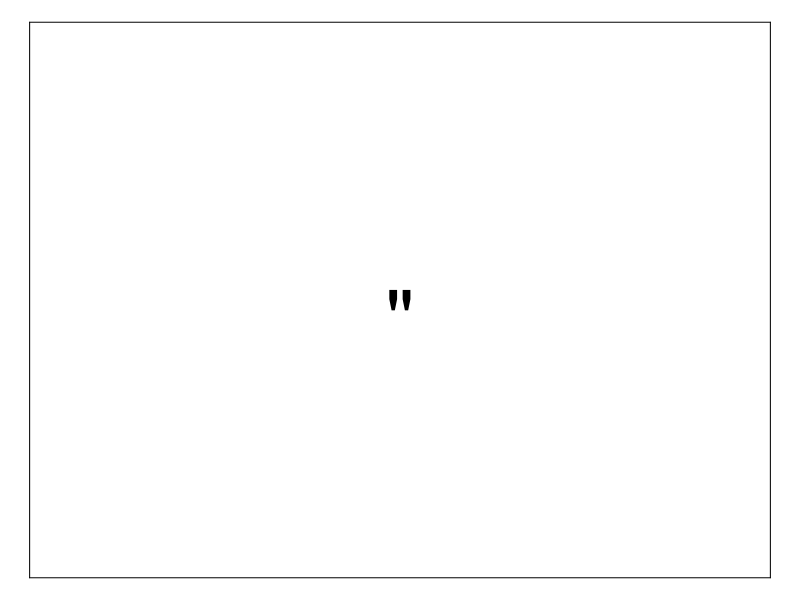
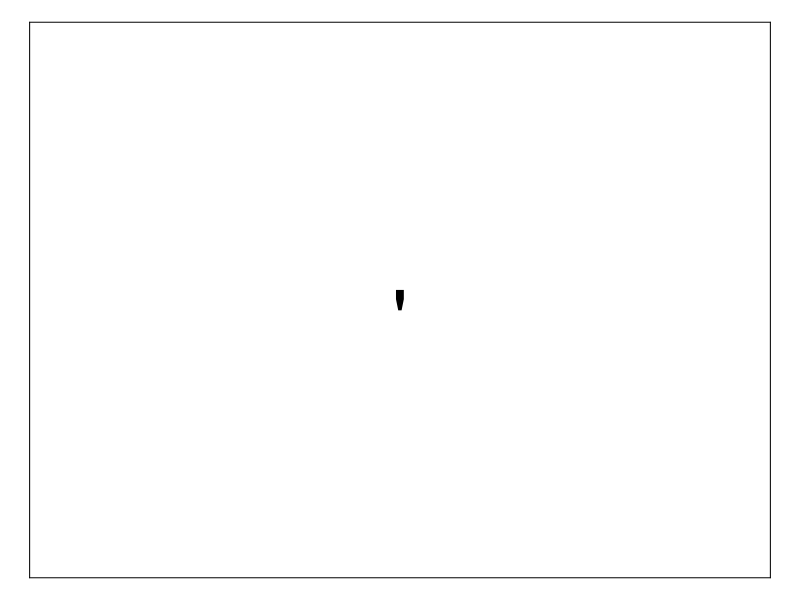
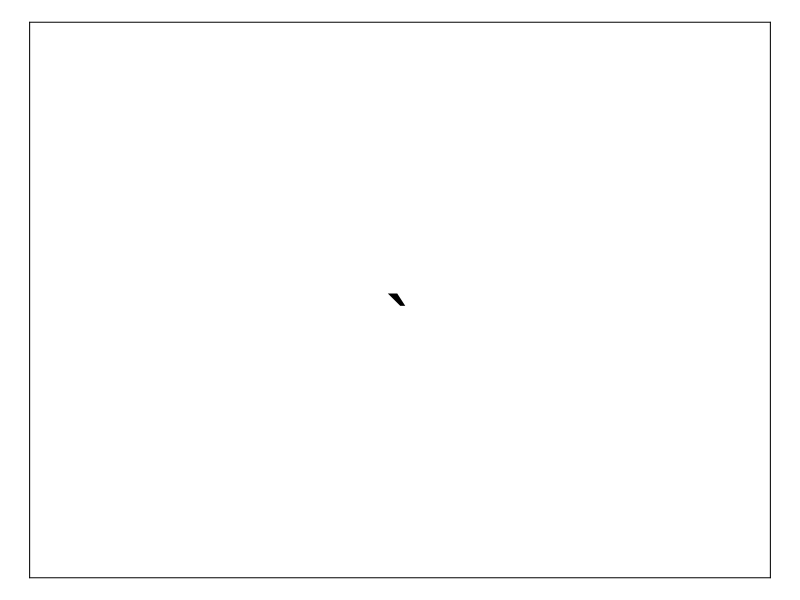
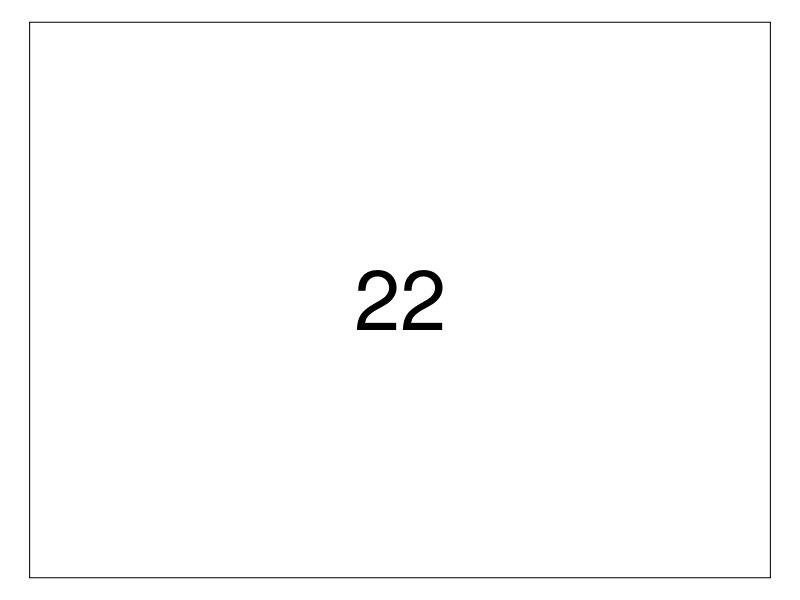
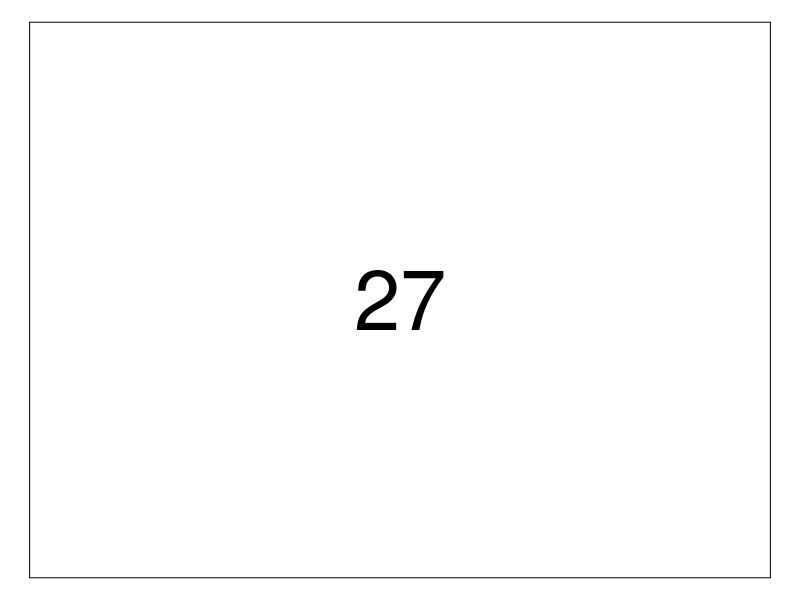
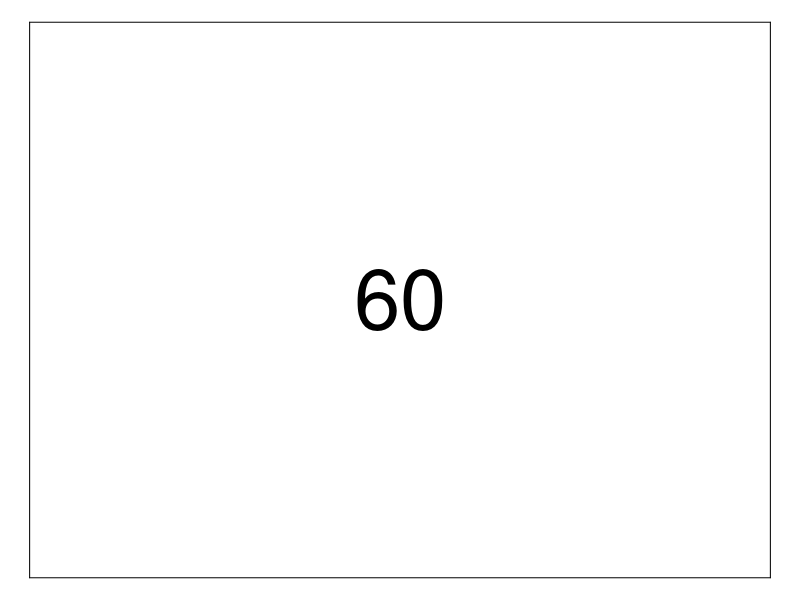
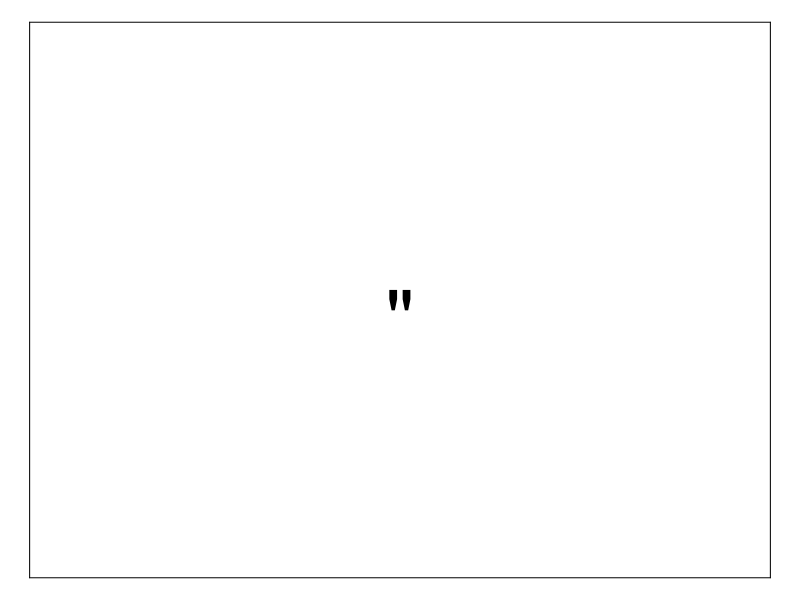
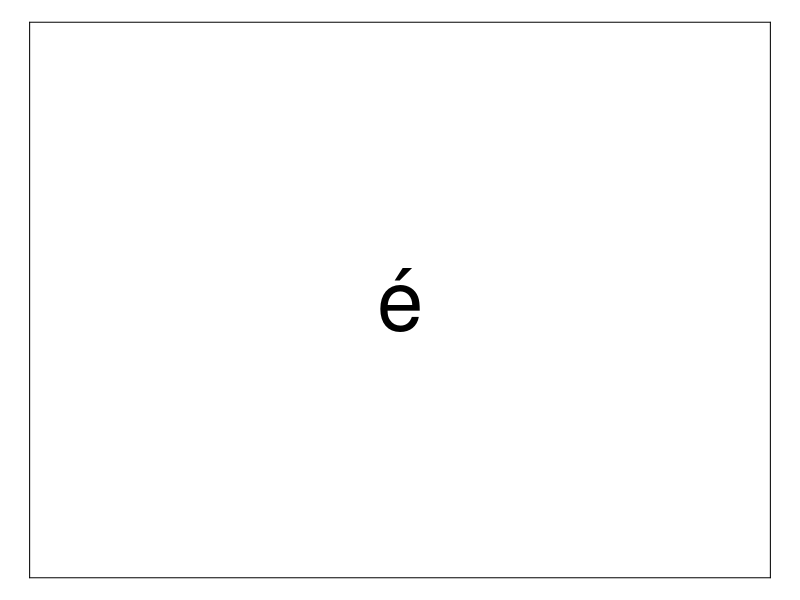

Write R code to recreate these figures, in order.
## ---- chunk 1
#| label: setup
#| message: false
#| warning: false

library(stringr)
## ---- chunk 2
#| label: cplot

cplot <- function(x) {
  par(mar=rep(0,4))
  plot(-1:1, -1:1, type="n", axes=FALSE)
  text(0, 0, paste0(x, collapse=""), cex=5, adj=0.5)
  segments(-1, -1, -1,   1)
  segments(-1, -1,  1,  -1)
  segments(-1,  1,  1,   1)
  segments( 1, -1,  1,   1)
}
## ---- chunk 3
#| label: double-quote

cplot('"')
## ---- chunk 4
#| label: single-quote

cplot("'")
## ---- chunk 5
#| label: backtick

cplot("`")
## ---- chunk 6
#| label: raw-01

cplot(charToRaw('"'))
## ---- chunk 7
#| label: raw-02

cplot(charToRaw("'"))
## ---- chunk 8
#| label: raw-03

cplot(charToRaw("`"))
## ---- chunk 9
#| label: backslash-x

cplot("\x22")
## ---- chunk 10
#| label: accents

cplot("\U00E9")
## ---- chunk 11
#| label: cedillas

cplot("\U00C7")
## ---- chunk 12
#| label: tildes

cplot("\U00F1")
## ---- chunk 13
cplot("\U00DF")
## ---- chunk 14
#| label: icelandic

cplot("\U00FE")
## ---- chunk 15
#| label: greek
#| fig.width: 3

cplot("\U03B1\U03B2\U03B3")
## ---- chunk 16
#| label: arabic
#| fig.width: 3

cplot("\U062A\U0633\U062C\U0651\U0644")
## ---- chunk 17
#| label: chinese-1
#| fig.width: 3

cplot("\U4E2D\U6587")
## ---- chunk 18
#| label: emojis
#| fig.width: 3

cplot("\U1F642\U1F622")
## ---- chunk 19
#| label: left-double-quote

cplot("\U201C")
## ---- chunk 20
#| label: right-double-quote

cplot("\U201D")
## ---- chunk 21
#| label: left-single-quote

cplot("\U2018")
## ---- chunk 22
#| label: right-single-quote

cplot("\U2019")
## ---- chunk 23
#| label: utf-8
#| fig.width: 4.5

cplot(charToRaw("\U201C"))
## ---- chunk 24
#| label: chinese-2
#| fig.width: 3

cplot("\U4E2D\U6587")
## ---- chunk 25
#| label: chinese-3
#| fig.width: 7.5

cplot(charToRaw("\U4E2D\U6587"))
## ---- chunk 26
#| label: dash

cplot("-")
## ---- chunk 27
#| label: em-dash

cplot("\U2014")
## ---- chunk 28
#| label: en-dash

cplot("\U2013")
